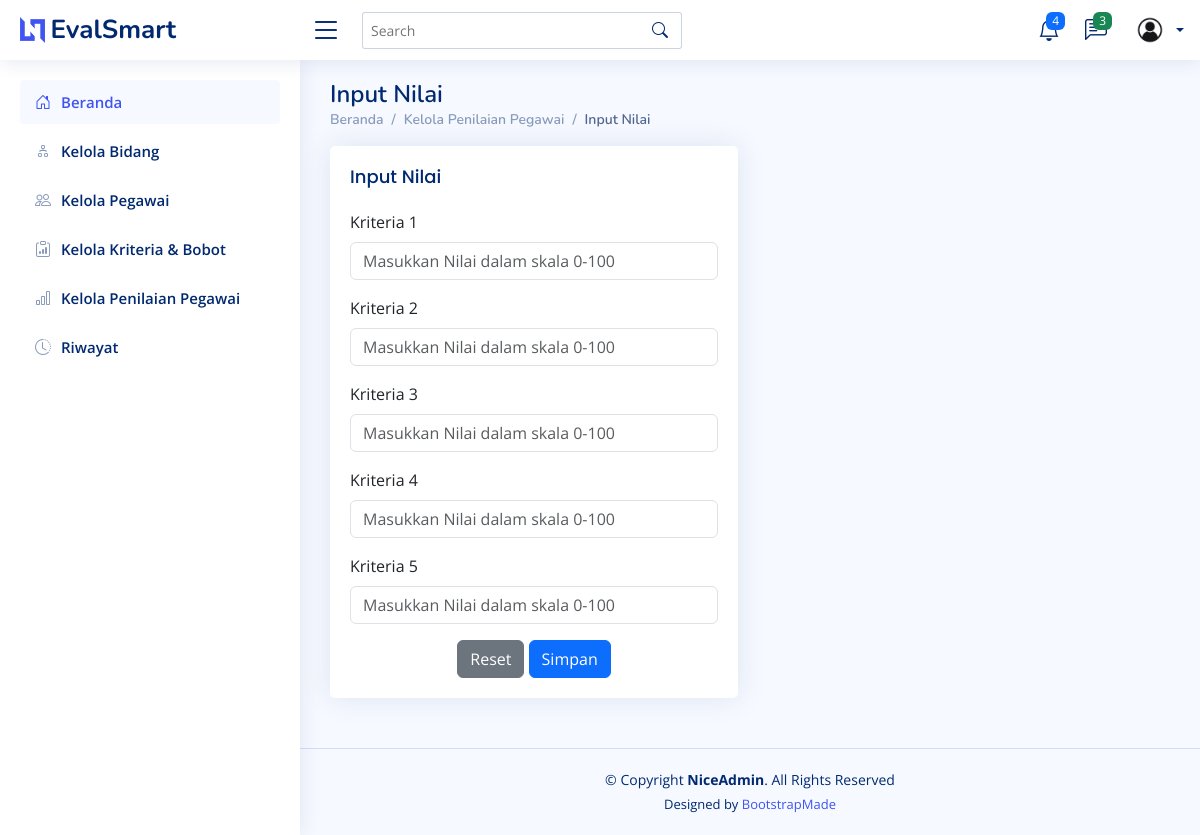
/penilaian/input-nilai/3/, run on an earlier commit of the app's database.
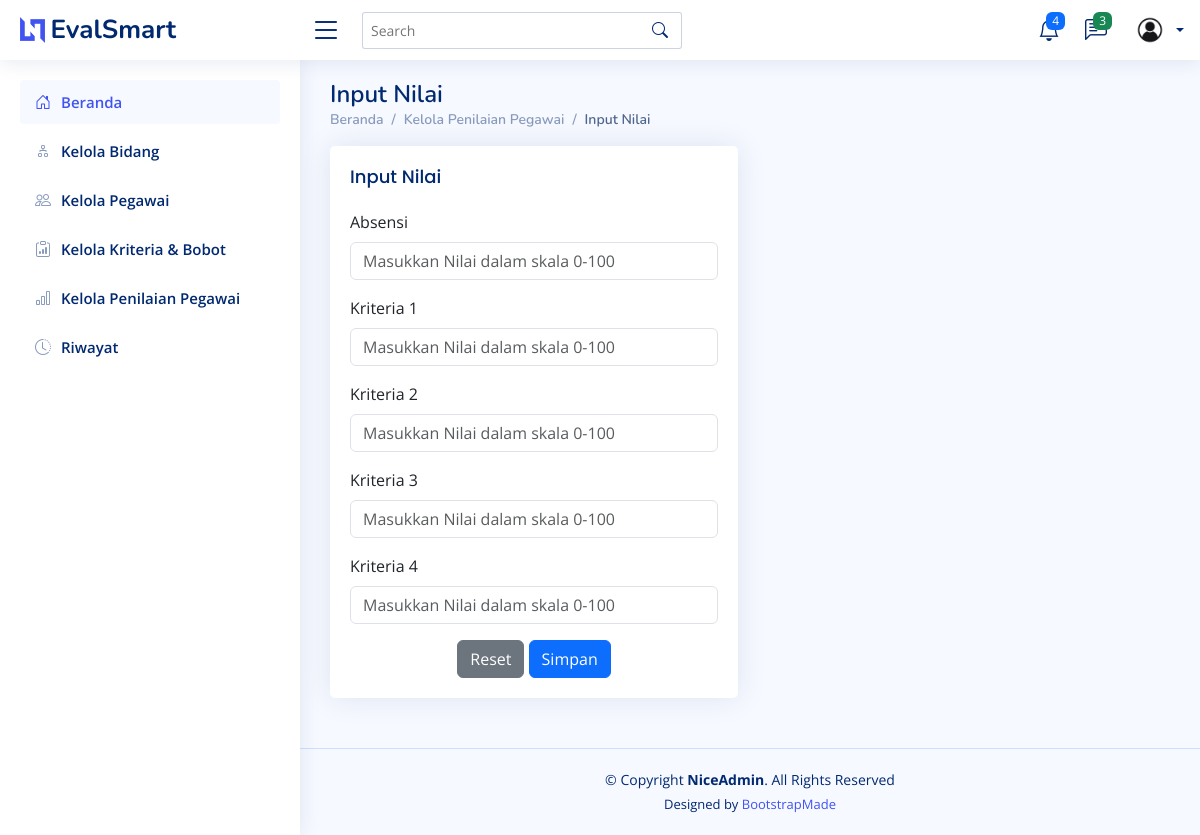
And on a later commit of the database.
### testing/models.py (models this page shows, shortened)
class Kriteria(models.Model):
    TIPE_CHOICES = [
        ('benefit', 'Benefit'),
        ('cost', 'Cost'),
    ]
    id = models.AutoField(primary_key=True)  # ID otomatis
    nama = models.CharField(max_length=100)  # Nama kriteria
    bobot = models.FloatField(default=0, null=False, blank=False)  # Bobot, default 0
    tipe = models.CharField(max_length=10, choices=TIPE_CHOICES, default='benefit')  # Tipe kriteria (Benefit/Cost)
    class Meta:
        verbose_name_plural = "Kriteria"
        ordering = ['nama']  # Urutkan berdasarkan nama secara default

### testing/views.py (the view, shortened to what this page needs)
# urls.py: path("penilaian/input-nilai/<int:id>/", views.input_nilai, name="input_nilai"),
def input_nilai(request, id):
    penilaian = get_object_or_404(Penilaian, id=id)  # Ambil data Penilaian berdasarkan ID
    kriteria_list = Kriteria.objects.all()          # Ambil semua kriteria
    context = {
        'penilaian': penilaian,
        'kriteria_list': kriteria_list,
    }
    return render(request, 'input_nilai.html', context)

### testing/templates/input_nilai.html (shortened to what this page needs)
<!DOCTYPE html>
<html lang="en">
  <head>
    {% load static %}
    <link href="{% static 'assets/vendor/bootstrap/css/bootstrap.min.css' %}" rel="stylesheet" />
    <link href="{% static 'assets/vendor/bootstrap-icons/bootstrap-icons.css' %}" rel="stylesheet" />
    <link href="{% static 'assets/vendor/boxicons/css/boxicons.min.css' %}" rel="stylesheet" />
    <link href="{% static 'assets/vendor/quill/quill.snow.css' %}" rel="stylesheet" />
    <link href="{% static 'assets/vendor/quill/quill.bubble.css' %}" rel="stylesheet" />
    <link href="{% static 'assets/vendor/remixicon/remixicon.css' %}" rel="stylesheet" />
    <link href="{% static 'assets/vendor/simple-datatables/style.css' %}" rel="stylesheet" />
    <link href="{% static 'assets/css/style.css' %}" rel="stylesheet" />
  </head>
  <body>
    {% include 'partials/header.html' %}
    {% include 'partials/sidebar.html' %}
    <main id="main" class="main">
      <div class="pagetitle">
        <h1>Input Nilai</h1>
        <nav>
          <ol class="breadcrumb">
            <li class="breadcrumb-item">
              <a href="{% url 'home' %}">Beranda</a>
            </li>
            <li class="breadcrumb-item">Kelola Penilaian Pegawai</li>
            <li class="breadcrumb-item active">Input Nilai</li>
          </ol>
        </nav>
      </div>
      <section class="section">
        <div class="row">
          <div class="col-lg-6">
            <div class="card">
              <div class="card-body">
                <h5 class="card-title">Input Nilai</h5>
                <form class="row g-3" method="post">
                    {% for kriteria in kriteria_list %}
                    <div class="col-12">
                        <label for="{{ kriteria.nama }}" class="form-label">{{ kriteria.nama }}</label>
                        <input type="number" class="form-control" id="{{ kriteria.nama }}" name="{{ kriteria.nama }}"
                               placeholder="Masukkan Nilai dalam skala 0-100" />
                    </div>
                    {% endfor %}
                    <div class="text-center">
                        <button type="reset" class="btn btn-secondary">Reset</button>
                        <button type="submit" class="btn btn-primary">Simpan</button>
                    </div>
                </form>
              </div>
            </div>
          </div>
        </div>
      </section>
    </main>
    <footer id="footer" class="footer">
      <div class="copyright">
        &copy; Copyright <strong><span>NiceAdmin</span></strong>. All Rights Reserved
      </div>
      <div class="credits">
        Designed by <a href="https://bootstrapmade.com/">BootstrapMade</a>
      </div>
    </footer>
  </body>
</html>

What changed in the data, as far as the page shows it:
changed Kriteria: nama "Kriteria 5" → "Absensi"; moves up the list
